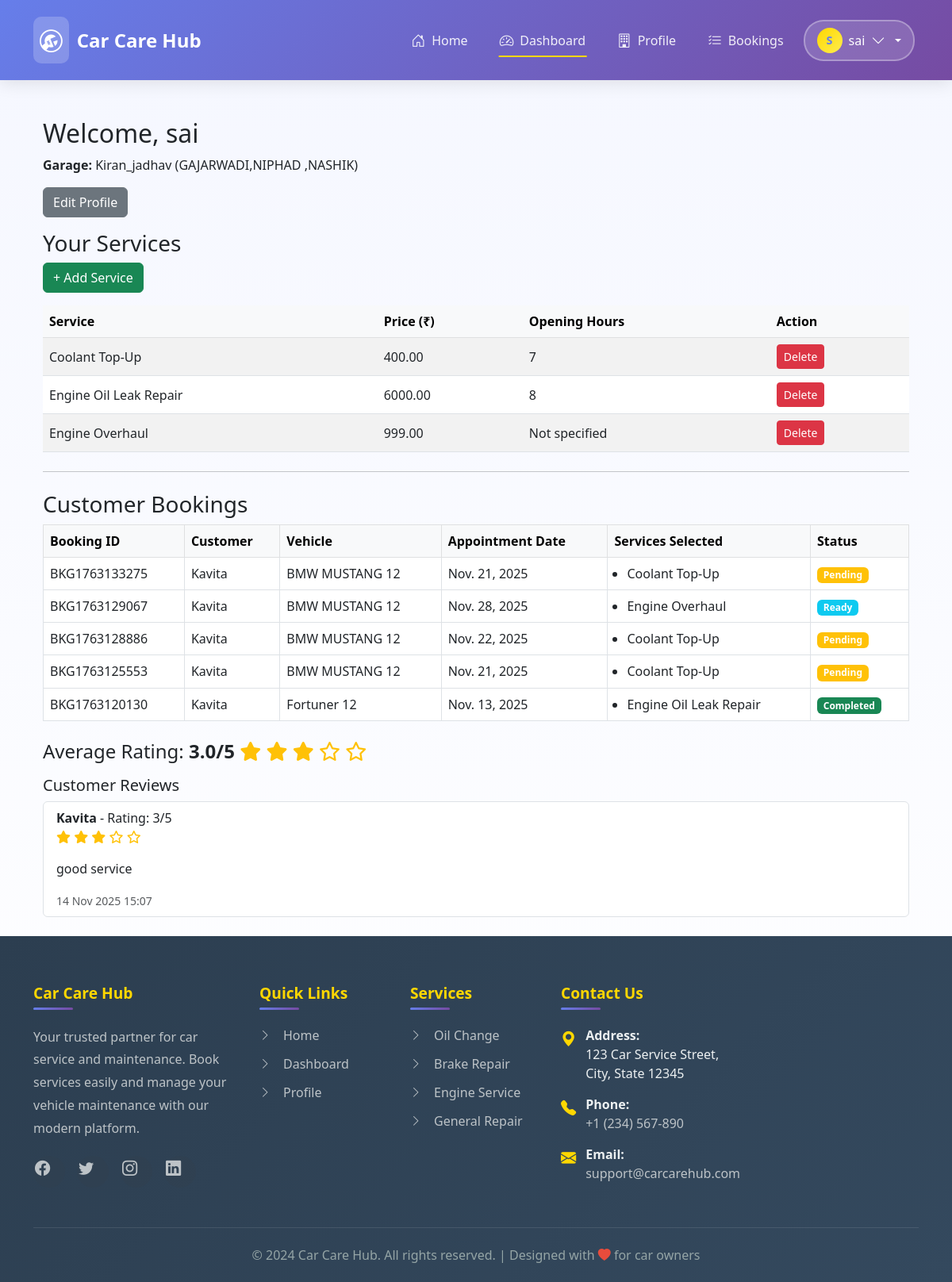
The app's page /garage/dashboard/ (signed in), older data.
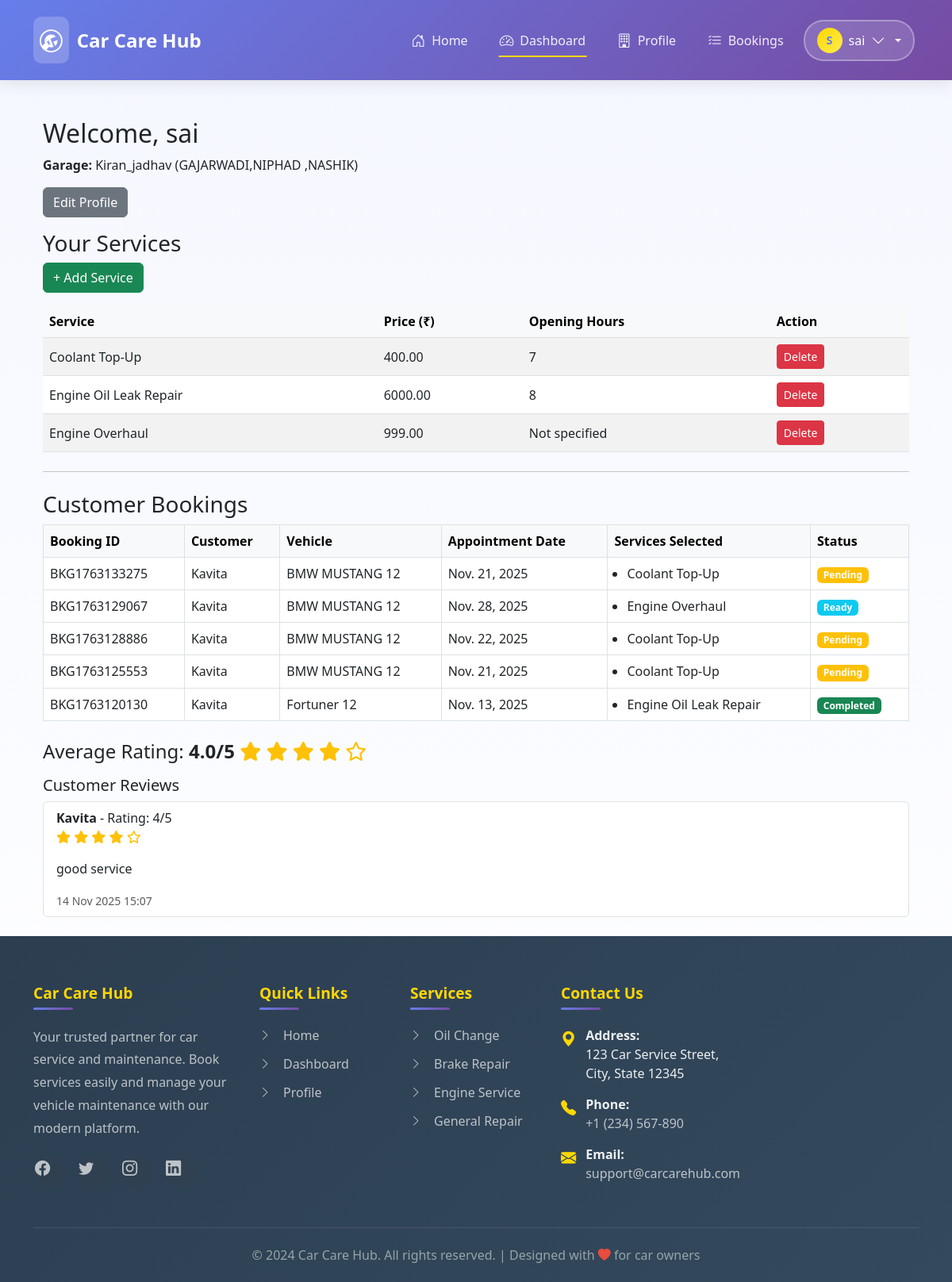
The same page, newer data.
### customers/models.py (models this page shows, shortened)
class Review(models.Model):
    customer = models.ForeignKey(User, on_delete=models.CASCADE, related_name='reviews')
    garage = models.ForeignKey(Garage, on_delete=models.CASCADE, related_name='reviews')
    booking = models.ForeignKey('bookings.Booking', on_delete=models.SET_NULL, null=True, blank=True)  # ✅ fixed here
    rating = models.PositiveIntegerField(default=5)
    comment = models.TextField(blank=True)
    date = models.DateTimeField(auto_now_add=True)
    class Meta:
        unique_together = ('customer', 'garage')
        ordering = ['-date']

### accounts/models.py (models this page shows, shortened)
class UserProfile(AbstractUser):
    ROLE_CUSTOMER = 'customer'
    ROLE_GARAGE = 'garage'
    ROLE_CHOICES = [
        (ROLE_CUSTOMER, 'Customer'),
        (ROLE_GARAGE, 'Garage'),
    ]
    role = models.CharField(max_length=15, choices=ROLE_CHOICES, default=ROLE_CUSTOMER)
    phone = models.CharField(max_length=20, blank=True)
    address = models.TextField(blank=True)
    is_email_verified = models.BooleanField(default=False)
    otp_code = models.CharField(max_length=6, blank=True, null=True)
    otp_expires_at = models.DateTimeField(blank=True, null=True)

### garage/views.py (the view)
# urls.py: path('dashboard/', views.garage_dashboard, name='garage_dashboard'),
@login_required
def garage_dashboard(request):
    if request.user.role != "garage":
        messages.error(request, "Unauthorized access.")
        return redirect("accounts:login")
    garage = Garage.objects.filter(user=request.user).first()
    services = GarageService.objects.filter(garage=garage)
    if not garage:
        messages.warning(request, "Please complete your garage profile first.")
        return redirect("garage_profile")
    services = GarageService.objects.filter(garage=garage)
    reviews = garage.reviews.select_related("customer").order_by("-date")
    from django.db.models import Avg
    avg_rating = reviews.aggregate(Avg("rating"))["rating__avg"] or 0
    return render(
        request,
        "garage/garage_dashboard.html",
        {
            "garage": garage,
            "services": services,
            "reviews": reviews,
            "avg_rating": round(avg_rating, 1),
        },
    )

### garage/templates/garage/garage_dashboard.html (shortened to what the changed rows need)
{% extends 'base.html' %}
{% block content %}
<div class="container mt-4">
    <h2>Welcome, {{ request.user.username }}</h2>
    <table class="table table-striped align-middle">
        <thead class="table-light">
            <tr>
                <th>Service</th>
                <th>Price (₹)</th>
                <th>Opening Hours</th>
                <th>Action</th>
            </tr>
        </thead>
    </table>
    {% if garage.bookings.exists %}
    <table class="table table-bordered align-middle">
        <thead class="table-light">
            <tr>
                <th>Booking ID</th>
                <th>Customer</th>
                <th>Vehicle</th>
                <th>Appointment Date</th>
                <th>Services Selected</th>
                <th>Status</th>
            </tr>
        </thead>
    </table>
    {% else %}
    <p class="text-muted">No bookings yet.</p>
    {% endif %}
    <div class="mt-4">
        <h4>
            Average Rating:
            <strong>{{ avg_rating }}/5</strong>
            {% for i in "12345" %}
            {% if forloop.counter <= avg_rating %} <i class="fas fa-star text-warning"></i>
                {% else %}
                <i class="far fa-star text-warning"></i>
                {% endif %}
                {% endfor %}
        </h4>
        {% if reviews %}
        <ul class="list-group">
            {% for review in reviews %}
            <li class="list-group-item">
                <strong>{{ review.customer.username }}</strong>
                - Rating: {{ review.rating }}/5
                <br>
                {% for i in "12345" %}
                {% if forloop.counter <= review.rating %} <i class="fas fa-star text-warning"></i>
                    {% else %}
                    <i class="far fa-star text-warning"></i>
                    {% endif %}
                    {% endfor %}
                    <p>{{ review.comment|linebreaks }}</p>
                    <small class="text-muted">{{ review.date|date:"d M Y H:i" }}</small>
            </li>
            {% endfor %}
        </ul>
        {% else %}
        <p>No reviews yet.</p>
        {% endif %}
    </div>
{% endblock %}

Row changes from the older to the newer data that the page shows:
changed Review "good service": rating "3" → "4"
Text that changed along with them:
{{ avg_rating }}: "3.0" → "4.0"
